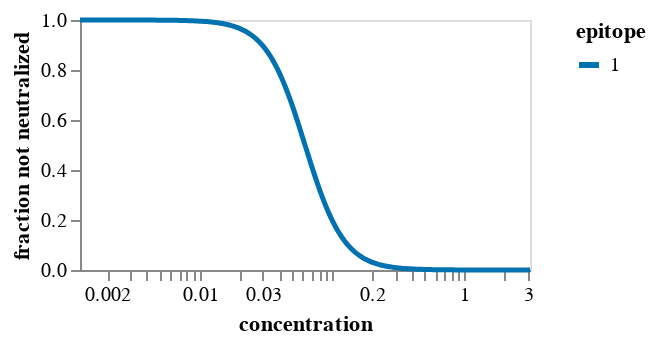

Notebook code cell kept with this figure:
### Markdown cell above
## Fit `polyclonal` model
Fit the model.
If there is more than one epitope, we fit models with fewer epitopes too:

### Code cell
# first build up arguments used to specify fitting
n_epitopes = params["polyclonal_params"]["n_epitopes"]
spatial_distances = params["polyclonal_params"]["spatial_distances"]
fit_kwargs = params["polyclonal_params"]["fit_kwargs"]
escape_plot_kwargs = params["escape_plot_kwargs"]
plot_hide_stats = params["plot_hide_stats"]

site_numbering_map = pd.read_csv(site_numbering_map_csv).sort_values("sequential_site")

escape_plot_kwargs["df_to_merge"] = [
    site_numbering_map.rename(columns={"reference_site": "site"})[
        ["site", "sequential_site", "region"]
    ]
]

if "addtl_slider_stats" not in escape_plot_kwargs:
    escape_plot_kwargs["addtl_slider_stats"] = {}
if "addtl_slider_stats_hide_not_filter" not in escape_plot_kwargs:
    escape_plot_kwargs["addtl_slider_stats_hide_not_filter"] = []

for stat, stat_d in plot_hide_stats.items():
    escape_plot_kwargs["addtl_slider_stats"][stat] = stat_d["init"]
    escape_plot_kwargs["addtl_slider_stats_hide_not_filter"].append(stat)
    escape_plot_kwargs["df_to_merge"].append(
        pd.read_csv(stat_d["csv"]).rename(columns={stat_d["csv_col"]: stat})[
            ["site", "mutant", stat]
        ]
    )

if spatial_distances is not None:
    print(f"Reading spatial distances from {spatial_distances}")
    spatial_distances = pd.read_csv(spatial_distances)
    print(f"Read spatial distances for {len(spatial_distances)} residue pairs")

# now fit the models
for n in range(1, n_epitopes + 1):
    print(f"\n\nFitting a model for {n} epitopes")

    model = polyclonal.Polyclonal(
        n_epitopes=n,
        data_to_fit=(
            prob_escape.query("retain").query("use_in_fit")[
                ["aa_substitutions", "concentration", "prob_escape"]
            ]
        ),
        alphabet=polyclonal.AAS_WITHSTOP_WITHGAP,
        spatial_distances=spatial_distances,
        sites=site_numbering_map["reference_site"],
    )

    opt_res = model.fit(**fit_kwargs)

    print("Here is the neutralization curve:")
    display(model.curves_plot())
    print("Here is the mutation-escape plot:")
    display(model.mut_escape_plot(**escape_plot_kwargs))

print(f"\n\nWriting the {n} epitope model to {pickle_file}")
with open(pickle_file, "wb") as f:
    pickle.dump(model, f)

### Figure 1 — Vega-Lite specification as saved in the notebook (floating-point values rounded to 4 significant figures; data arrays with more than 128 entries replaced by an {"elided": "..."} marker saying what was removed)
{"config": {"view": {"continuousWidth": 300, "continuousHeight": 300}, "axis": {"grid": false, "labelOverlap": true}, "legend": {"symbolStrokeWidth": 3}}, "data": {"name": "data-882163985c2205e6aa0c819f140e6f43"}, "mark": {"type": "line"}, "encoding": {"color": {"field": "epitope", "scale": {"domain": ["1"], "range": ["#0072B2"]}, "sort": ["1"], "type": "nominal"}, "detail": {}, "opacity": {"field": "is_weighted_replicate", "legend": null, "scale": {"domain": [0, 1], "nice": false, "range": [0.5, 1]}, "type": "quantitative"}, "strokeWidth": {"field": "is_weighted_replicate", "legend": null, "scale": {"domain": [0, 1], "nice": false, "range": [1, 2.5]}, "type": "quantitative"}, "tooltip": [{"field": "epitope", "type": "nominal"}, {"field": "activity", "format": ".3g", "type": "quantitative"}, {"field": "hill_coefficient", "format": ".3g", "type": "quantitative"}, {"field": "non_neutralized_frac", "format": ".3g", "type": "quantitative"}, {"field": "c", "format": ".3g", "title": "concentration", "type": "quantitative"}, {"field": "u", "format": ".3g", "title": "fraction not neutralized", "type": "quantitative"}], "x": {"field": "c", "scale": {"nice": false, "type": "log"}, "title": "concentration", "type": "quantitative"}, "y": {"field": "u", "title": "fraction not neutralized", "type": "quantitative"}}, "height": 125, "params": [{"name": "param_1", "select": {"type": "point", "fields": ["epitope"]}, "bind": "legend"}], "transform": [{"filter": {"param": "param_1"}}], "width": 225, "$schema": "https://vega.github.io/schema/vega-lite/v5.8.0.json", "datasets": {"data-882163985c2205e6aa0c819f140e6f43": {"elided": "200 records"}}}
